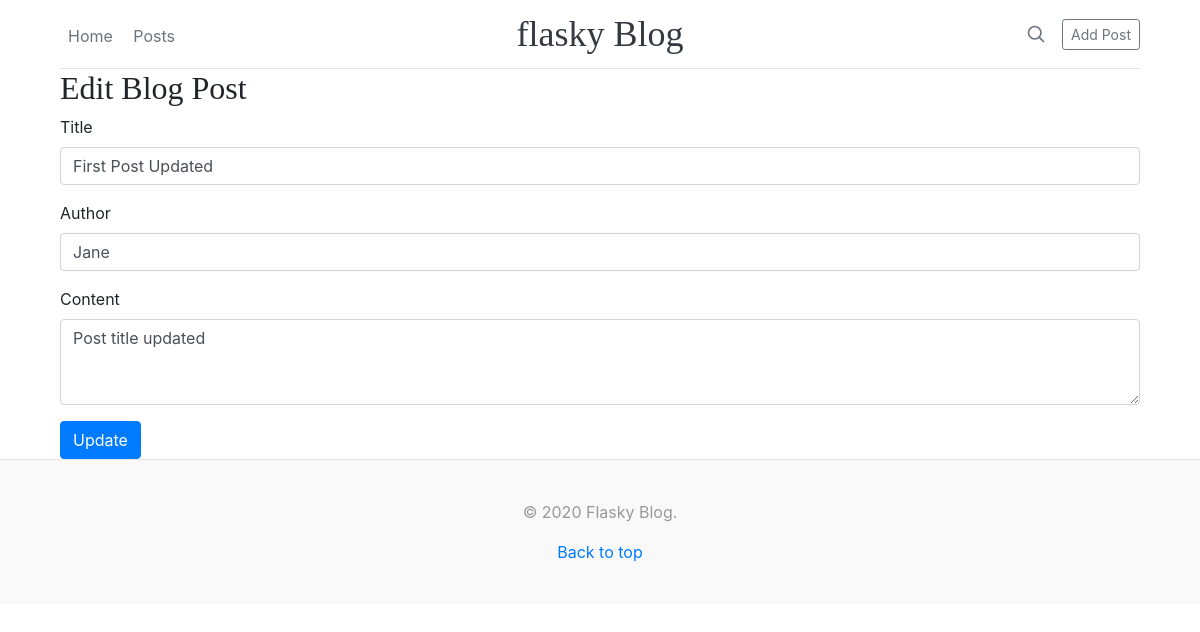
The page /posts/edit/1 on the database its author committed.
### app.py (models this page shows, shortened)
class BlogPost(db.Model):
    id = db.Column(db.Integer, primary_key=True)
    title = db.Column(db.String(100), nullable=False, unique=True)
    content = db.Column(db.Text, nullable=False)
    author = db.Column(db.String(20), nullable=False, default='N/A')
    created_at = db.Column(db.DateTime, nullable=False, default=datetime.utcnow())

### app.py (the view)
@app.route('/posts/edit/<int:id>', methods=['GET', 'POST'])
def edit(id):
    post = BlogPost.query.get_or_404(id)
    if request.method == 'POST':
        post.title = request.form['title']
        post.content = request.form['content']
        post.author = request.form['author']
        db.session.add(post)
        db.session.commit()
        return redirect('/posts')
    else:
        return render_template('edit.html', post=post)

### templates/edit.html
{% extends 'layouts/base.html' %}
{% block body %}
    <h2>Edit Blog Post</h2>
    <form action="/posts/edit/{{  post.id }}" method="POST">
        <div class="form-group">
            <label for="exampleInputEmail1">Title</label>
            <input type="text" name="title" class="form-control" value="{{  post.title }}" required id="exampleInputEmail1" aria-describedby="emailHelp">
        </div>
        <div class="form-group">
            <label for="exampleInputPassword1">Author</label>
            <input type="text" name="author" class="form-control" name="author" value="{{  post.author }}" required id="exampleInputPassword1">
        </div>
        <div class="form-group">
            <label for="exampleFormControlTextarea1">Content</label>
            <textarea class="form-control" id="exampleFormControlTextarea1" name="content" required rows="3">{{  post.content }}</textarea>
        </div>
        <button type="submit" class="btn btn-primary">Update</button>
    </form>
{% endblock %}

### static/css/main.css (style rules this page uses)
h1, h2, h3, h4, h5, h6 { font-family: "Playfair Display", Georgia, "Times New Roman", serif; }

### rows shown on the page
BlogPost: title "First Post Updated", author "Jane", content "Post title updated"
